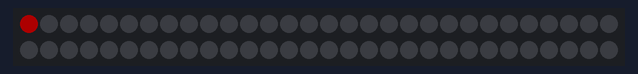
Simulated run of this sketch. Board: ESP8266 (NodeMCU). Shown: 60 RGB LEDs in strip order, left to right, continuing on the next row. Dim RGB values are drawn brighter than linear.

Above: at 0.08 s.
At 12.72 s:
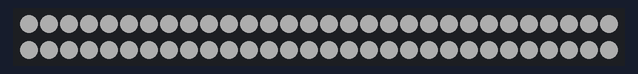
At 15.94 s:
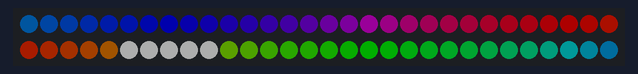
At 18.48 s:
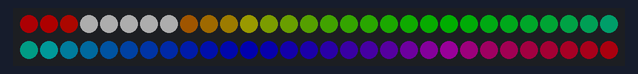
At 24.53 s:
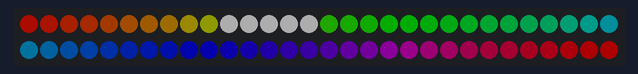
At 36.55 s:
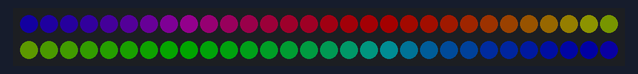

The sketch:

Adafruit_Neopixel.ino
```cpp
#include "../Adafruit_NeoPixel.h"

#ifdef __AVR__
  #include <avr/power.h>
#endif

#define PIN 6

#define NUM_LEDS 60

#define BRIGHTNESS 50

Adafruit_NeoPixel strip = Adafruit_NeoPixel(NUM_LEDS, PIN, NEO_GRBW + NEO_KHZ800);

byte neopix_gamma[] = {
    0,  0,  0,  0,  0,  0,  0,  0,  0,  0,  0,  0,  0,  0,  0,  0,
    0,  0,  0,  0,  0,  0,  0,  0,  0,  0,  0,  0,  1,  1,  1,  1,
    1,  1,  1,  1,  1,  1,  1,  1,  1,  2,  2,  2,  2,  2,  2,  2,
    2,  3,  3,  3,  3,  3,  3,  3,  4,  4,  4,  4,  4,  5,  5,  5,
    5,  6,  6,  6,  6,  7,  7,  7,  7,  8,  8,  8,  9,  9,  9, 10,
   10, 10, 11, 11, 11, 12, 12, 13, 13, 13, 14, 14, 15, 15, 16, 16,
   17, 17, 18, 18, 19, 19, 20, 20, 21, 21, 22, 22, 23, 24, 24, 25,
   25, 26, 27, 27, 28, 29, 29, 30, 31, 32, 32, 33, 34, 35, 35, 36,
   37, 38, 39, 39, 40, 41, 42, 43, 44, 45, 46, 47, 48, 49, 50, 50,
   51, 52, 54, 55, 56, 57, 58, 59, 60, 61, 62, 63, 64, 66, 67, 68,
   69, 70, 72, 73, 74, 75, 77, 78, 79, 81, 82, 83, 85, 86, 87, 89,
   90, 92, 93, 95, 96, 98, 99,101,102,104,105,107,109,110,112,114,
  115,117,119,120,122,124,126,127,129,131,133,135,137,138,140,142,
  144,146,148,150,152,154,156,158,160,162,164,167,169,171,173,175,
  177,180,182,184,186,189,191,193,196,198,200,203,205,208,210,213,
  215,218,220,223,225,228,231,233,236,239,241,244,247,249,252,255 };


void setup()
{
  // This is for Trinket 5V 16MHz, you can remove these three lines if you are not using a Trinket
  #if defined (__AVR_ATtiny85__)
    if (F_CPU == 16000000) clock_prescale_set(clock_div_1);
  #endif
  // End of trinket special code
  strip.setBrightness(BRIGHTNESS);
  strip.begin();
  strip.show(); // Initialize all pixels to 'off'
}

void loop()
{
  // Some example procedures showing how to display to the pixels:
  colorWipe(strip.Color(255, 0, 0), 50); // Red
  colorWipe(strip.Color(0, 255, 0), 50); // Green
  colorWipe(strip.Color(0, 0, 255), 50); // Blue
  colorWipe(strip.Color(0, 0, 0, 255), 50); // White

  whiteOverRainbow(20,75,5);

  pulseWhite(5);

  // fullWhite();
  // delay(2000);

  rainbowFade2White(3,3,1);


}

// Fill the dots one after the other with a color
void colorWipe(uint32_t c, uint8_t wait)
{
  for(uint16_t i=0; i<strip.numPixels(); i++) {
    strip.setPixelColor(i, c);
    strip.show();
    delay(wait);
  }
}

void pulseWhite(uint8_t wait)
{
  for(int j = 0; j < 256 ; j++){
      for(uint16_t i=0; i<strip.numPixels(); i++) {
          strip.setPixelColor(i, strip.Color(0,0,0, neopix_gamma[j] ) );
        }
        delay(wait);
        strip.show();
      }

  for(int j = 255; j >= 0 ; j--){
      for(uint16_t i=0; i<strip.numPixels(); i++) {
          strip.setPixelColor(i, strip.Color(0,0,0, neopix_gamma[j] ) );
        }
        delay(wait);
        strip.show();
      }
}


void rainbowFade2White(uint8_t wait, int rainbowLoops, int whiteLoops)
{
  float fadeMax = 100.0;
  int fadeVal = 0;
  uint32_t wheelVal;
  int redVal, greenVal, blueVal;

  for(int k = 0 ; k < rainbowLoops ; k ++){

    for(int j=0; j<256; j++) { // 5 cycles of all colors on wheel

      for(int i=0; i< strip.numPixels(); i++) {

        wheelVal = Wheel(((i * 256 / strip.numPixels()) + j) & 255);

        redVal = red(wheelVal) * float(fadeVal/fadeMax);
        greenVal = green(wheelVal) * float(fadeVal/fadeMax);
        blueVal = blue(wheelVal) * float(fadeVal/fadeMax);

        strip.setPixelColor( i, strip.Color( redVal, greenVal, blueVal ) );

      }

      //First loop, fade in!
      if(k == 0 && fadeVal < fadeMax-1) {
          fadeVal++;
      }

      //Last loop, fade out!
      else if(k == rainbowLoops - 1 && j > 255 - fadeMax ){
          fadeVal--;
      }

        strip.show();
        delay(wait);
    }

  }


  delay(500);


  for(int k = 0 ; k < whiteLoops ; k ++)
{

    for(int j = 0; j < 256 ; j++){

        for(uint16_t i=0; i < strip.numPixels(); i++) {
            strip.setPixelColor(i, strip.Color(0,0,0, neopix_gamma[j] ) );
          }
          strip.show();
        }

        delay(2000);
    for(int j = 255; j >= 0 ; j--){

        for(uint16_t i=0; i < strip.numPixels(); i++) {
            strip.setPixelColor(i, strip.Color(0,0,0, neopix_gamma[j] ) );
          }
          strip.show();
        }
  }

  delay(500);


}

void whiteOverRainbow(uint8_t wait, uint8_t whiteSpeed, uint8_t whiteLength ) {

  if(whiteLength >= strip.numPixels()) whiteLength = strip.numPixels() - 1;

  int head = whiteLength - 1;
  int tail = 0;

  int loops = 3;
  int loopNum = 0;

  static unsigned long lastTime = 0;


  while(true){
    for(int j=0; j<256; j++) {
      for(uint16_t i=0; i<strip.numPixels(); i++) {
        if((i >= tail && i <= head) || (tail > head && i >= tail) || (tail > head && i <= head) ){
          strip.setPixelColor(i, strip.Color(0,0,0, 255 ) );
        }
        else{
          strip.setPixelColor(i, Wheel(((i * 256 / strip.numPixels()) + j) & 255));
        }

      }

      if(millis() - lastTime > whiteSpeed) {
        head++;
        tail++;
        if(head == strip.numPixels()){
          loopNum++;
        }
        lastTime = millis();
      }

      if(loopNum == loops) return;

      head%=strip.numPixels();
      tail%=strip.numPixels();
        strip.show();
        delay(wait);
    }
  }

}
void fullWhite() {

    for(uint16_t i=0; i<strip.numPixels(); i++) {
        strip.setPixelColor(i, strip.Color(0,0,0, 255 ) );
    }
      strip.show();
}


// Slightly different, this makes the rainbow equally distributed throughout
void rainbowCycle(uint8_t wait) {
  uint16_t i, j;

  for(j=0; j<256 * 5; j++) { // 5 cycles of all colors on wheel
    for(i=0; i< strip.numPixels(); i++) {
      strip.setPixelColor(i, Wheel(((i * 256 / strip.numPixels()) + j) & 255));
    }
    strip.show();
    delay(wait);
  }
}

void rainbow(uint8_t wait) {
  uint16_t i, j;

  for(j=0; j<256; j++) {
    for(i=0; i<strip.numPixels(); i++) {
      strip.setPixelColor(i, Wheel((i+j) & 255));
    }
    strip.show();
    delay(wait);
  }
}

// Input a value 0 to 255 to get a color value.
// The colours are a transition r - g - b - back to r.
uint32_t Wheel(byte WheelPos) {
  WheelPos = 255 - WheelPos;
  if(WheelPos < 85) {
    return strip.Color(255 - WheelPos * 3, 0, WheelPos * 3,0);
  }
  if(WheelPos < 170) {
    WheelPos -= 85;
    return strip.Color(0, WheelPos * 3, 255 - WheelPos * 3,0);
  }
  WheelPos -= 170;
  return strip.Color(WheelPos * 3, 255 - WheelPos * 3, 0,0);
}

uint8_t red(uint32_t c) {
  return (c >> 16);
}
uint8_t green(uint32_t c) {
  return (c >> 8);
}
uint8_t blue(uint32_t c) {
  return (c);
}
```

esp8266.c
```cpp
// This is a mash-up of the Due show() code + insights from Michael Miller's
// ESP8266 work for the NeoPixelBus library: github.com/Makuna/NeoPixelBus
// Needs to be a separate .c file to enforce ICACHE_RAM_ATTR execution.

#if defined(ESP8266) || defined(ESP32)

#include <Arduino.h>
#ifdef ESP8266
#include <eagle_soc.h>
#endif

static uint32_t _getCycleCount(void) __attribute__((always_inline));
static inline uint32_t _getCycleCount(void) {
  uint32_t ccount;
  __asm__ __volatile__("rsr %0,ccount":"=a" (ccount));
  return ccount;
}

#ifdef ESP8266
void ICACHE_RAM_ATTR espShow(
 uint8_t pin, uint8_t *pixels, uint32_t numBytes, boolean is800KHz) {
#else
void espShow(
 uint8_t pin, uint8_t *pixels, uint32_t numBytes, boolean is800KHz) {
#endif

#define CYCLES_800_T0H  (F_CPU / 2500000) // 0.4us
#define CYCLES_800_T1H  (F_CPU / 1250000) // 0.8us
#define CYCLES_800      (F_CPU /  800000) // 1.25us per bit
#define CYCLES_400_T0H  (F_CPU / 2000000) // 0.5uS
#define CYCLES_400_T1H  (F_CPU /  833333) // 1.2us
#define CYCLES_400      (F_CPU /  400000) // 2.5us per bit

  uint8_t *p, *end, pix, mask;
  uint32_t t, time0, time1, period, c, startTime, pinMask;

  pinMask   = _BV(pin);
  p         =  pixels;
  end       =  p + numBytes;
  pix       = *p++;
  mask      = 0x80;
  startTime = 0;

#ifdef NEO_KHZ400
  if(is800KHz) {
#endif
    time0  = CYCLES_800_T0H;
    time1  = CYCLES_800_T1H;
    period = CYCLES_800;
#ifdef NEO_KHZ400
  } else { // 400 KHz bitstream
    time0  = CYCLES_400_T0H;
    time1  = CYCLES_400_T1H;
    period = CYCLES_400;
  }
#endif

  for(t = time0;; t = time0) {
    if(pix & mask) t = time1;                             // Bit high duration
    while(((c = _getCycleCount()) - startTime) < period); // Wait for bit start
#ifdef ESP8266
    GPIO_REG_WRITE(GPIO_OUT_W1TS_ADDRESS, pinMask);       // Set high
#else
    gpio_set_level(pin, HIGH);
#endif
    startTime = c;                                        // Save start time
    while(((c = _getCycleCount()) - startTime) < t);      // Wait high duration
#ifdef ESP8266
    GPIO_REG_WRITE(GPIO_OUT_W1TC_ADDRESS, pinMask);       // Set low
#else
    gpio_set_level(pin, LOW);
#endif
    if(!(mask >>= 1)) {                                   // Next bit/byte
      if(p >= end) break;
      pix  = *p++;
      mask = 0x80;
    }
  }
  while((_getCycleCount() - startTime) < period); // Wait for last bit
}

#endif // ESP8266
```
